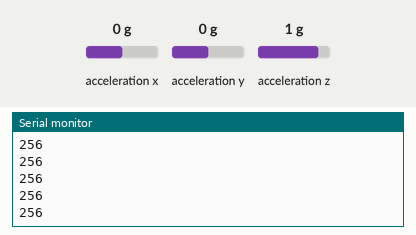
A sketch run on a simulated Arduino Uno, built with avr-gcc and run on an emulated ATmega328P. Parts: the last lines printed to the serial monitor. Wiring (inferred from the names in the program): ADXL345 accelerometer at I2C address 0x53. Inputs (shaded band) come from the test bench; at power-on: acceleration z 1 g, acceleration x 0 g, acceleration y 0 g.

Above: at 1.2 s.
1.3 s: acceleration z set to -1.4 g
At 1.37 s:
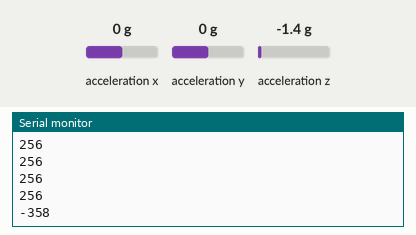
2.8 s: acceleration z set to -0.8 g
At 2.89 s:
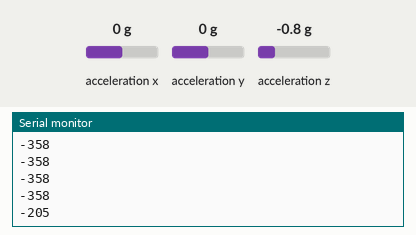
Timing chart, 0 to 5.8 s (numbered marks = the images above; inputs shaded):
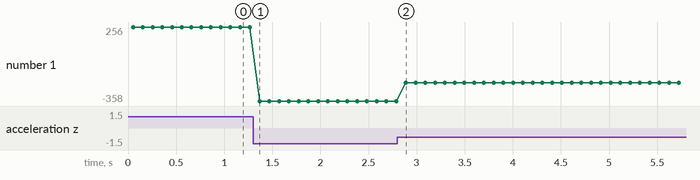

The sketch:

acce.ino
```cpp
#include <Wire.h>
#define ADXLAddress (0x53)
int xAcc,  yAcc,  zAcc;
int buff[6];

int a_offx = 0;
int a_offy = 0;
int a_offz = 0;

void writeRegister(int deviceAddress, byte address, byte val)
{
  Wire.beginTransmission(deviceAddress);
  Wire.write(address);
  Wire.write(val);
  Wire.endTransmission();
}

void readRegister(int deviceAddress, byte address)
{
  Wire.beginTransmission(deviceAddress);
  Wire.write(address);
  Wire.endTransmission();
  Wire.beginTransmission(deviceAddress);
  Wire.requestFrom(deviceAddress, 6);

  int i = 0;
  while(Wire.available())
  {  buff[i++] = Wire.read();  }
  Wire.endTransmission();
}

void initAcc()
{
  writeRegister (ADXLAddress, 0x2C, 0x09);
  writeRegister (ADXLAddress, 0x2D, 0x08);
}

void getAccData()
{
  readRegister(ADXLAddress, 0x32);
  xAcc = ((buff[1] << 8) | buff[0] )+ a_offx;
  yAcc = ((buff[3] << 8) | buff[2] )+ a_offy;
  zAcc = ((buff[5] << 8) | buff[4]) + a_offz;
}

void setup()
{
  Serial.begin(115200);
  Wire.begin();
  initAcc();
  delay(50);
}

void loop()
{
    getAccData();
    //Serial.print("xAcc=");
    //Serial.print(xAcc);
    //Serial.print("  yAcc=");
    //Serial.print(yAcc);
    //Serial.print("  zAcc=");
    Serial.println(zAcc);
    delay(100);
}
```

Measured:
- after the input at 1.3 s, the serial monitor: prints a new line after 0.07 s (image 1)
- after the input at 2.8 s, the serial monitor: prints a new line after 0.09 s (image 2)
- plotted number 1: 256 → -358 after the input at 1.3 s, -358 → -205 after the input at 2.8 s
